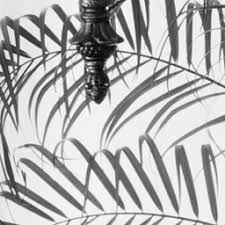
#> input picture EEE501_Project/test_images/hr/leaves.jpg, 225 x 225 px
$ python stage2_grid_mask.py --image ../test_images/hr/leaves.jpg
#> lines starting #> are read from the running program, lines starting #| are printed output that depends on the picture
### EEE501_Project/code/stage1_pipeline.py
import argparse
from pathlib import Path

import cv2
import matplotlib.pyplot as plt
import numpy as np


def load_image(path: str) -> np.ndarray:
    """
    Load image from disk, convert to grayscale if needed,
    return float32 array normalized to [0, 1].

    Note: To make the 2x downsample/upsample pipeline consistent, we trim
    HR dimensions to even numbers (if needed).
    """
    img = cv2.imread(str(path), cv2.IMREAD_UNCHANGED)
    if img is None:
        raise FileNotFoundError(f"Could not read image: {path}")

    if img.ndim == 3:
        img = cv2.cvtColor(img, cv2.COLOR_BGR2GRAY)

    img = img.astype(np.float32)

    # Normalize to [0, 1]
    mn, mx = float(img.min()), float(img.max())
    if mx <= 1.0 and mn >= 0.0:
        hr = img
    else:
        # Common cases: 8-bit or 16-bit; otherwise use min-max.
        if mx <= 255.0:
            hr = img / 255.0
        elif mx <= 65535.0:
            hr = img / 65535.0
        else:
            denom = (mx - mn) if (mx - mn) != 0 else 1.0
            hr = (img - mn) / denom

    hr = hr.astype(np.float32)

    # Ensure even H/W so that lr = hr[::2, ::2] and bicubic_upsample matches hr shape.
    h, w = hr.shape
    h2, w2 = h - (h % 2), w - (w % 2)
    if (h2, w2) != (h, w):
        print(f"Warning: trimming HR from ({h}, {w}) to even shape ({h2}, {w2}) for factor-2 pipeline.")
        hr = hr[:h2, :w2]

    return hr


# [58 lines left out: functions create_lr, bicubic_upsample, visualize_images, main, not called in this run]


# [2 lines that do not run on import are left out]

### EEE501_Project/code/stage2_grid_mask.py
import argparse
from typing import List, Tuple

import matplotlib.pyplot as plt
import numpy as np

from stage1_pipeline import load_image


Coord = Tuple[int, int]


def classify_pixels(hr_shape: Tuple[int, int]) -> Tuple[List[Coord], List[Coord], List[Coord]]:
    """
    Classify HR pixel coordinates into 3 groups for 2x upsampling grid:

    Known: both indices even
      i % 2 == 0 and j % 2 == 0

    Step1 (diagonal): both indices odd
      i % 2 == 1 and j % 2 == 1

    Step2 (plus positions): one odd and one even
      (i % 2 == 1 and j % 2 == 0) OR (i % 2 == 0 and j % 2 == 1)
    """
    h, w = hr_shape

    known_pixels: List[Coord] = []
    step1_pixels: List[Coord] = []
    step2_pixels: List[Coord] = []

    # Simple explicit iteration (no interpolation yet).
    for i in range(h):
        for j in range(w):
            if (i % 2 == 0) and (j % 2 == 0):
                known_pixels.append((i, j))
            elif (i % 2 == 1) and (j % 2 == 1):
                step1_pixels.append((i, j))
            else:
                step2_pixels.append((i, j))

    return known_pixels, step1_pixels, step2_pixels


def build_visualization_map(hr_shape: Tuple[int, int]) -> np.ndarray:
    """
    Create a grayscale visualization map:
      known  -> 1.0
      step1  -> 0.6
      step2  -> 0.3
    """
    h, w = hr_shape
    vis = np.zeros((h, w), dtype=np.float32)

    for i in range(h):
        for j in range(w):
            if (i % 2 == 0) and (j % 2 == 0):
                vis[i, j] = 1.0
            elif (i % 2 == 1) and (j % 2 == 1):
                vis[i, j] = 0.6
            else:
                vis[i, j] = 0.3
    return vis


def visualize_grid(hr_shape: Tuple[int, int], known_pixels: List[Coord], step1_pixels: List[Coord], step2_pixels: List[Coord]) -> None:
    vis = build_visualization_map(hr_shape)

    plt.figure(figsize=(6, 6))
    plt.imshow(vis, cmap="gray", vmin=0.0, vmax=1.0)
    plt.title("Stage 2: 2x Grid / Mask System")
    plt.axis("off")

    # Legend-like text for clarity (kept minimal).
    plt.text(1, 1, "known=1.0", color="white", fontsize=8, va="top", ha="left")
    plt.text(1, 15, "step1=0.6", color="white", fontsize=8, va="top", ha="left")
    plt.text(1, 29, "step2=0.3", color="white", fontsize=8, va="top", ha="left")

    plt.show()

    print(f"Known pixels: {len(known_pixels)}")
    print(f"Step1 pixels: {len(step1_pixels)}")
    print(f"Step2 pixels: {len(step2_pixels)}")

    print("Samples (i, j):")
    print("  known:", known_pixels[:10])
    print("  step1:", step1_pixels[:10])
    print("  step2:", step2_pixels[:10])


def main() -> None:
    parser = argparse.ArgumentParser()
    parser.add_argument("--image", type=str, default=None, help="Optional image path to infer HR shape")
    parser.add_argument("--H", type=int, default=None, help="HR height (used if --image is not provided)")
    parser.add_argument("--W", type=int, default=None, help="HR width (used if --image is not provided)")
    args = parser.parse_args()

    if args.image is not None:
        hr = load_image(args.image)
#> in load_image, img is the input picture: shape (225, 225, 3); min 0, max 255, mean 181
#> in load_image, `mn, mx = float(img.min()), float(img.max())`: mn = 0; mx = 255
#| Warning: trimming HR from (225, 225) to even shape (224, 224) for factor-2 pipeline.
#> in load_image, `hr = hr[:h2, :w2]`:
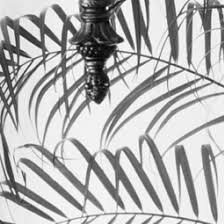
#> hr: shape (224, 224) float32; min 0, max 1, mean 0.709
        hr_shape = hr.shape
#> hr_shape = (224, 224)
    else:
        if args.H is None or args.W is None:
            raise ValueError("Provide either --image or both --H and --W.")
        hr_shape = (args.H, args.W)

    known_pixels, step1_pixels, step2_pixels = classify_pixels(hr_shape)
    visualize_grid(hr_shape, known_pixels, step1_pixels, step2_pixels)
#> after the loop in build_visualization_map, `for i in range(h):`:
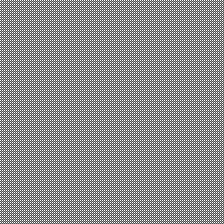
#> vis: shape (224, 224) float32; min 0.3, max 1, mean 0.55
#| Known pixels: 12544
#| Step1 pixels: 12544
#| Step2 pixels: 25088
#|   known: [(0, 0), (0, 2), (0, 4), (0, 6), (0, 8), (0, 10), (0, 12), (0, 14), (0, 16), (0, 18)]
#|   step1: [(1, 1), (1, 3), (1, 5), (1, 7), (1, 9), (1, 11), (1, 13), (1, 15), (1, 17), (1, 19)]
#|   step2: [(0, 1), (0, 3), (0, 5), (0, 7), (0, 9), (0, 11), (0, 13), (0, 15), (0, 17), (0, 19)]


if __name__ == "__main__":
    main()

$ run again, on EEE501_Project/test_images/hr/Lighthouse.png
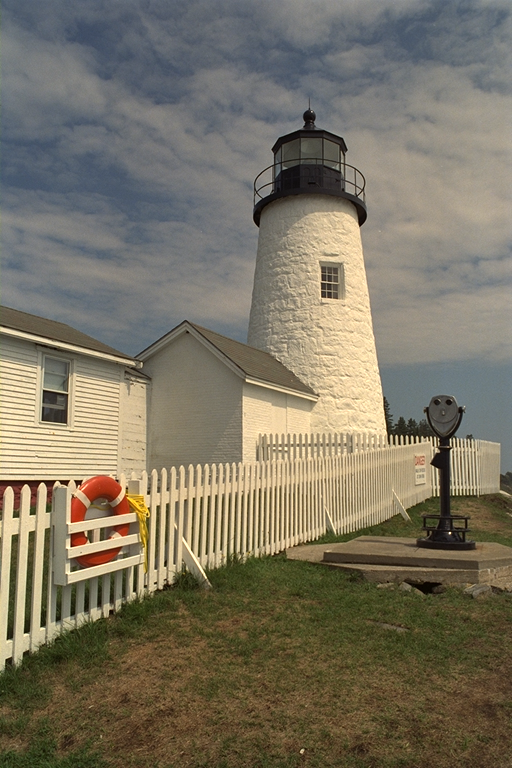
#> input picture EEE501_Project/test_images/hr/Lighthouse.png, 512 x 768 px
#> in load_image, img is the input picture: shape (768, 512, 3); mean B, G, R 98.2, 115.5, 122.5
#> in load_image, `img = cv2.cvtColor(img, cv2.COLOR_BGR2GRAY)`:
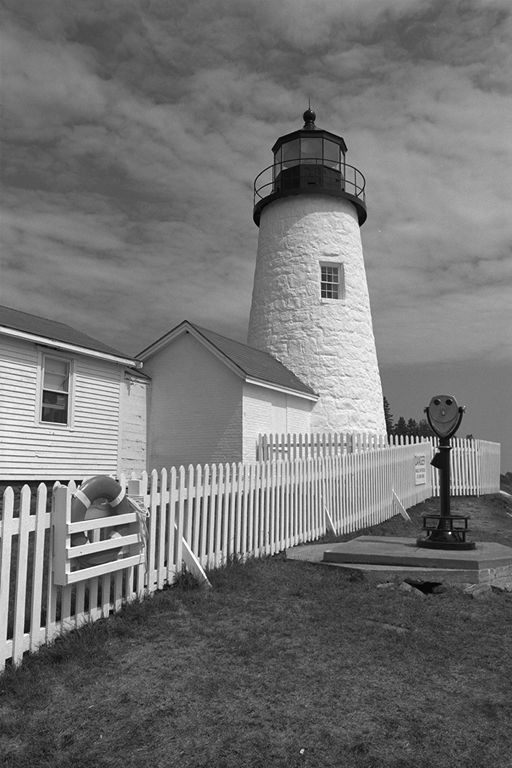
#> img: shape (768, 512); min 0, max 255, mean 115.6
#> mn = 0; mx = 255
#> after the loop in build_visualization_map, `for i in range(h):`:
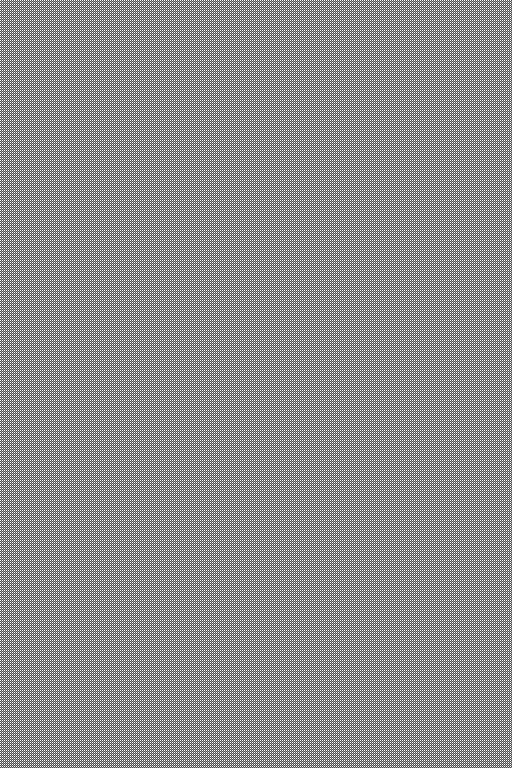
#> vis: shape (768, 512) float32; min 0.3, max 1, mean 0.55
#| Known pixels: 98304
#| Step1 pixels: 98304
#| Step2 pixels: 196608
#|   known: [(0, 0), (0, 2), (0, 4), (0, 6), (0, 8), (0, 10), (0, 12), (0, 14), (0, 16), (0, 18)]
#|   step1: [(1, 1), (1, 3), (1, 5), (1, 7), (1, 9), (1, 11), (1, 13), (1, 15), (1, 17), (1, 19)]
#|   step2: [(0, 1), (0, 3), (0, 5), (0, 7), (0, 9), (0, 11), (0, 13), (0, 15), (0, 17), (0, 19)]
